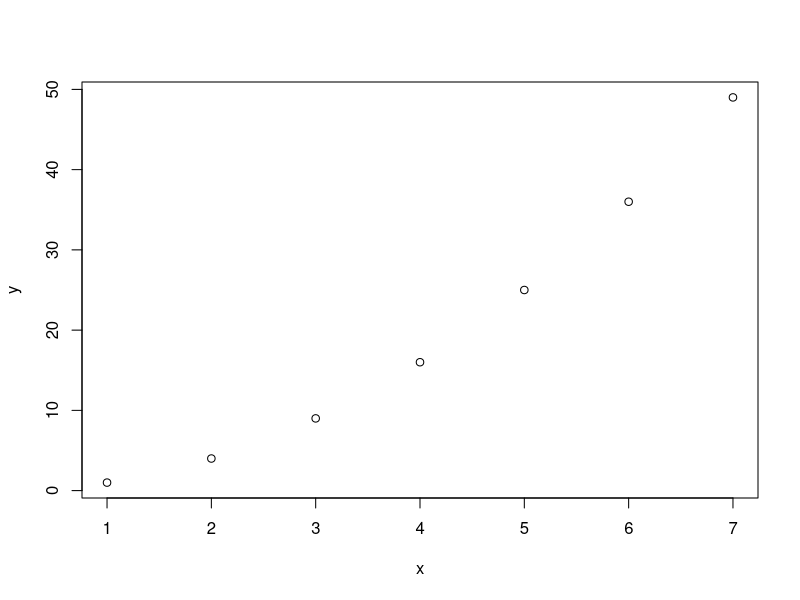
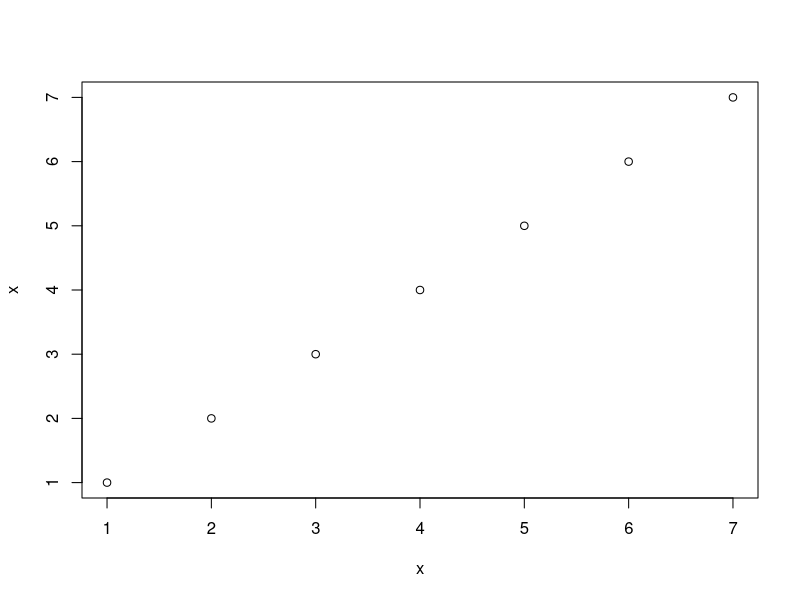

Recreate these plots in R, in order.
2 + 7
62/3
2^3

peso <- 6.5
peso <- peso/2.205
peso

x <- c(1,2,3,4,5,6,7)
y <- c(1,4,9,16,25,36,49)
plot(x,y)
plot(x,x)
